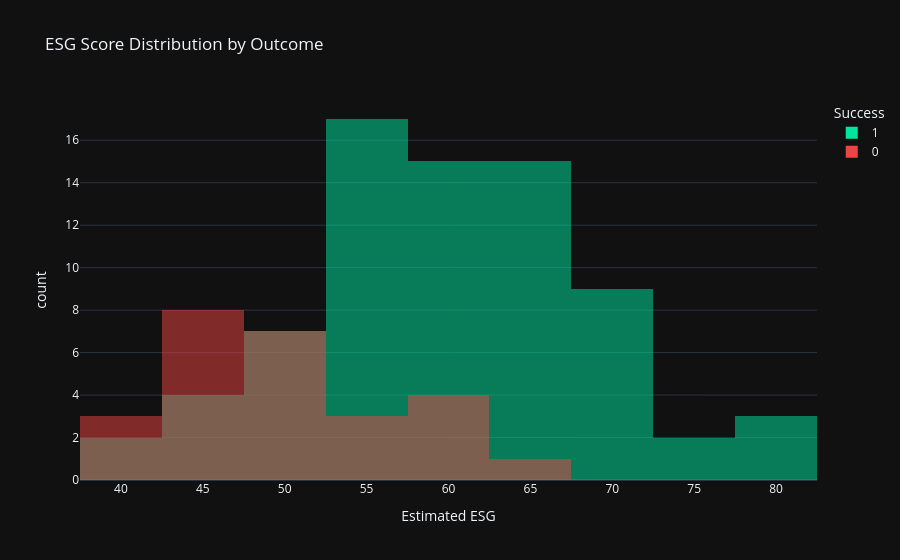

Write notebook code for a chart like this one.
### Markdown cell above
## 9. Plotly — ESG Score Distribution

### Code cell
df['esg_est']=df['co2_reduction']/100*0.4+df['social_impact']/10*0.3+0.3*0.5
df['esg_est']=(df['esg_est']*100).clip(0,100)
fig=px.histogram(df,x='esg_est',color='success',nbins=20,barmode='overlay',
    color_discrete_map={1:'#00e5a0',0:'#ef4444'},
    title='ESG Score Distribution by Outcome',
    labels={'esg_est':'Estimated ESG','success':'Success'})
fig.update_layout(template='plotly_dark')
fig.write_image('../plots/plotly_esg_dist.png',scale=2)
fig.show()

### Figure 1 — Plotly figure (JSON) as saved in the notebook; plotly's stock layout.template omitted (floating-point values rounded to 4 significant figures)
{"data": [{"bingroup": "x", "hovertemplate": "Success=1<br>Estimated ESG=%{x}<br>count=%{y}<extra></extra>", "legendgroup": "1", "marker": {"color": "#00e5a0", "opacity": 0.5, "pattern": {"shape": ""}}, "name": "1", "nbinsx": 20, "orientation": "v", "showlegend": true, "type": "histogram", "x": [51.8, 47.4, 59.0, 55.2, 55.8, 60.6, 54.6, 57.2, 63.6, 52.0, 69.0, 80.0, 62.6, 67.6, 68.8, 40.6, 59.4, 51.6, 54.0, 52.6, 65.8, 44.8, 69.2, 65.0, 56.8, 58.8, 66.0, 47.2, 62.0, 64.4, 62.0, 64.8, 56.2, 54.8, 70.6, 80.0, 56.4, 65.8, 73.0, 65.4, 60.2, 65.0, 57.4, 41.2, 67.4, 57.8, 67.8, 52.4, 56.8, 56.8, 58.8, 55.6, 52.8, 61.6, 60.2, 48.6, 63.4, 54.6, 64.0, 71.8, 71.4, 52.4, 59.8, 59.2, 68.2, 55.0, 47.2, 77.4, 58.6, 60.0, 64.6, 78.6, 51.6, 66.2], "xaxis": "x", "yaxis": "y"}, {"bingroup": "x", "hovertemplate": "Success=0<br>Estimated ESG=%{x}<br>count=%{y}<extra></extra>", "legendgroup": "0", "marker": {"color": "#ef4444", "opacity": 0.5, "pattern": {"shape": ""}}, "name": "0", "nbinsx": 20, "orientation": "v", "showlegend": true, "type": "histogram", "x": [43.2, 57.0, 46.8, 48.8, 61.4, 52.4, 64.6, 49.8, 38.4, 44.0, 50.6, 59.0, 57.4, 48.2, 59.0, 39.2, 49.8, 43.6, 42.6, 46.4, 50.0, 43.6, 44.8, 60.4, 55.8, 41.8], "xaxis": "x", "yaxis": "y"}], "layout": {"barmode": "overlay", "legend": {"title": {"text": "Success"}, "tracegroupgap": 0}, "title": {"text": "ESG Score Distribution by Outcome"}, "xaxis": {"anchor": "y", "domain": [0.0, 1.0], "title": {"text": "Estimated ESG"}}, "yaxis": {"anchor": "x", "domain": [0.0, 1.0], "title": {"text": "count"}}}}
